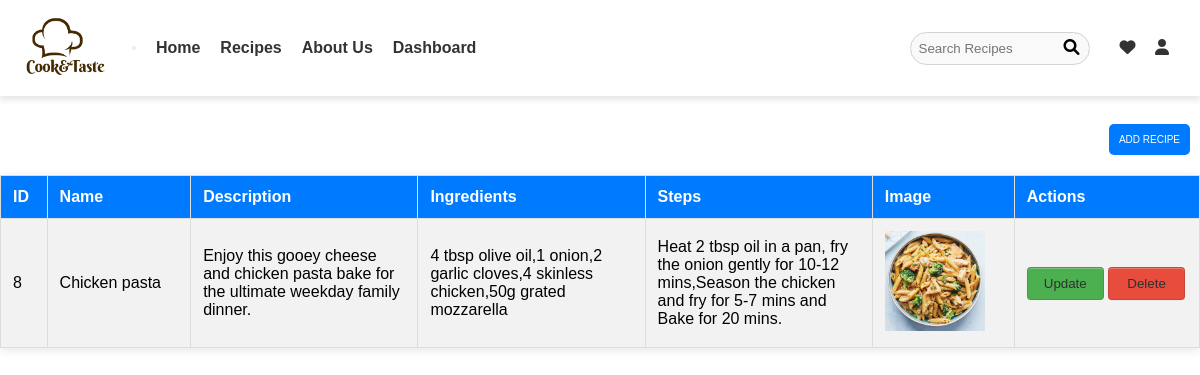
The app's page /views/recipeTable.php with its own data.
### tables this page shows
CREATE TABLE `recipes` (
  `id` int(11) NOT NULL,
  `name` varchar(255) NOT NULL,
  `description` text NOT NULL,
  `ingredients` text NOT NULL,
  `steps` text NOT NULL,
  `image` varchar(255) DEFAULT NULL
);

### repository/RecipeRepository.php (called while the page is built, shortened)
<?php
class RecipeRepository {
    private $connection;
    function __construct() {
        $conn = new DatabaseConnection();
        $this->connection = $conn->startConnection();
    }
    function getAllRecipes() {
        $conn = $this->connection;
        $sql = "SELECT * FROM recipes";
        $statement = $conn->query($sql);
        $recipes = $statement->fetchAll(PDO::FETCH_ASSOC);
        return $recipes;
    }
}
?>

### views/recipeTable.php (the view, shortened to what this page needs)
<?php
include_once '../repository/RecipeRepository.php';
$hide = "";
if (isset($_SESSION['role'])) {
    if ($_SESSION['role'] == "admin")
        $hide = "";
    else
        $hide = "hide";
} else {
    $hide = "hide";
}
?>
<!DOCTYPE html>
<html lang="en">
<head>
    <link rel="stylesheet" href="https://cdnjs.cloudflare.com/ajax/libs/font-awesome/4.7.0/css/font-awesome.min.css">
    <link rel="stylesheet" href="../Css/table.css">
    <link rel="stylesheet" href="https://cdnjs.cloudflare.com/ajax/libs/font-awesome/6.0.0-beta3/css/all.min.css">
</head>
<body>
<nav class="navbar">
    <div class="navbar-container">
        <a class="navbar-brand" href="../views/home.php">
            <img src="../Images/brandL.png" alt="Cook&Taste Logo">
        </a>
        <button class="navbar-toggler" onclick="toggleNav()">
        </button>
        <div class="navbar-links" id="navbarLinks">
            <ul class="navbar-nav">
                <li><a class="nav-link" href="../views/home.php">Home</a></li>
                <li class="dropdown">
                    <a class="nav-link" href="#" id="navbarDropdown">Recipes</a>
                </li>
                <li><a class="nav-link" href="../views/aboutus.php">About Us</a></li>
                <li><a class="nav-link" href="../views/dashboard.php" class="<?php echo $hide ?>">Dashboard</a></li>
            </ul>
        </div>
        <div class="search-container">
            <input type="text" id="searchInput" placeholder="Search Recipes">
            <a href="#" id="searchIcon">
                <i class="fa fa-search"></i>
            </a>
        </div>
        <div class="icons">
            <a href="#" id="favoriteIcon" title="Favorites">
                <i class="fa fa-heart"></i>
            </a>
            <a href="../views/login.php" id="profileIcon" title="Profile" onclick="toggleModal()">
                <i class="fa fa-user"></i>
            </a>
        </div>
    </div>
</nav>
<div class="table">
    <div class="box-add">
        <a href="../views/insertRecipe.php">
            <br>
            <button class="button-add">ADD RECIPE</button>
        </a>
    </div>
    <div>
        <table>
            <tr>
                <th>ID</th>
                <th>Name</th>
                <th>Description</th>
                <th>Ingredients</th>
                <th>Steps</th>
                <th>Image</th>
                <th>Actions</th>
            </tr>
            <?php
            include_once '../repository/RecipeRepository.php';
            $recipeRepository = new RecipeRepository();
            $recipes = $recipeRepository->getAllRecipes();
            foreach ($recipes as $recipe) {
                echo "
                <tr>
                    <td>{$recipe['id']}</td>
                    <td>{$recipe['name']}</td>
                    <td>{$recipe['description']}</td>
                    <td>{$recipe['ingredients']}</td>
                    <td>{$recipe['steps']}</td>
                    <td>
                        <img src='" . htmlspecialchars($recipe['image']) . "' alt='Recipe Image'>
                    </td>
                    <td>
                        <div>
                            <button class='button-update'>
                                <a href='updateRecipe.php?id={$recipe['id']}'>Update</a>
                            </button>
                            <button class='button-delete' onclick='confirmDelete({$recipe['id']})'>
                                <a href='deleteRecipe.php?id={$recipe['id']}'>Delete</a>
                            </button>
                        </div>
                    </td>
                </tr>
                ";
            }
            ?>
        </table>
    </div>
</div>
</body>
</html>

### Css/table.css (style rules this page uses)
table { width: 100%; border-collapse: collapse; box-shadow: 0 2px 10px rgba(0, 0, 0, 0.1); }
td, th { border: 1px solid #dddddd; text-align: left; padding: 12px; overflow: hidden; white-space: normal; word-wrap: break-word; max-width: 200px; }
th { background-color: #007bff; color: white; font-weight: bold; }
tr:nth-child(even) { background-color: #f2f2f2; }
tr:nth-child(odd) { background-color: #ffffff; }
.button-update, .button-delete { background-color: #007bff; color: white; border: none; padding: 8px 12px; border-radius: 4px; cursor: pointer; transition: background-color 0.3s; }
* { margin: 0; padding: 0; font-family: "Poppins", sans-serif; box-sizing: border-box; }
.button-update { width: 48%; height: 100%; text-align: center; appearance: none; background-color: rgb(81, 174, 145); border: 1px solid rgba(27, 31, 35, 0.15); border-radius: 6px; box-shadow: rgba(173, 226, 100, 0.04) 0 1px 0, rgba(255, 255, 255, 0.25) 0 1px 0 inset; box-sizing: border-box; cursor: pointer; text-decoration: none; color: inherit; }
.button-update a, .button-delete a { cursor: pointer; color: rgb(49, 48, 48); text-decoration: none; }
.button-delete { width: 48%; height: 100%; text-align: center; appearance: none; background-color: rgb(205, 96, 96); border: 1px solid rgba(27, 31, 35, 0.15); border-radius: 6px; box-shadow: rgba(27, 31, 35, 0.04) 0 1px 0, rgba(255, 255, 255, 0.25) 0 1px 0 inset; box-sizing: border-box; cursor: pointer; text-decoration: none; color: inherit; }
.button-add { background-color: #007bff; color: white; border: none; padding: 10px 20px; border-radius: 5px; font-size: 16px; cursor: pointer; transition: background-color 0.3s, transform 0.3s; margin: 10px; }
.box-add { display: flex; justify-content: end; padding-bottom: 10px; }
@media (min-width: 768px) { .button-add { font-size: 10px; padding: 10px 10px; } }
* { margin: 0; padding: 0; box-sizing: border-box; }
body { font-family: 'Arial', sans-serif; text-align: left; margin: 0; padding: 0; }
.navbar { background-color: #fff; box-shadow: 0 4px 6px rgba(0, 0, 0, 0.1); padding: 1rem 2rem; width: 100%; position: relative; z-index: 10; }
.navbar-container { display: flex; justify-content: space-between; align-items: center; width: 100%; }
.navbar-brand { margin-right: 20px; }
.navbar-brand img { height: 60px; width: auto; }
.navbar-links { display: flex; align-items: center; justify-content: flex-start; }
.navbar-nav { display: flex; list-style: none; margin-left: 20px; }
.navbar-nav .nav-link { font-weight: bold; margin-right: 20px; color: #333; text-decoration: none; transition: color 0.3s ease; }
.navbar-nav .dropdown { position: relative; border-radius: 0; }
.search-container { position: relative; margin-left: auto; }
#searchInput { width: 200px; padding: 8px 12px; border: 1px solid #d4d2d2;; border-radius: 20px; outline: none; background-color: #f9f9f9; transition: width 0.4s ease; }
#searchIcon { position: absolute; right: 10px; top: 50%; transform: translateY(-50%); cursor: pointer; color: #000000; }
.icons { margin-left: 15px; }
.icons a { margin-left: 15px; color: #333; text-decoration: none; }
body { font-family: 'Arial', sans-serif; }
.navbar { width: 100%; background-color: #fff; box-shadow: 0 4px 6px rgba(0, 0, 0, 0.1); padding: 1rem; }
.navbar-container { display: flex; justify-content: space-between; align-items: center; }
#searchInput { width: 180px; padding: 8px; border-radius: 20px; transition: width 0.4s ease; }
td, th { padding: 12px; text-align: left; border: 1px solid #ddd; }
.button-update, .button-delete { padding: 8px 12px; border-radius: 4px; transition: background-color 0.3s; }
.button-update { background-color: #4caf50; }
.button-delete { background-color: #e74c3c; }

### views/recipeTable.php (style rules this page uses)
img { width: 100px; height: auto; }

### records on screen
recipes: id "8", name "Chicken pasta", description "Enjoy this gooey cheese and chicken pasta bake for the ultimate weekday family dinner.", ingredients "4 tbsp olive oil,1 onion,2 garlic cloves,4 skinless chicken,50g grated mozzarella", steps "Heat 2 tbsp oil in a pan, fry the onion gently for 10-12 mins,Season the chicken and fry for 5-7 mins and Bake for 20 mins.", image (picture)
